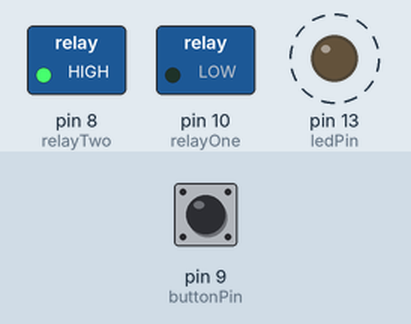
A sketch run on a simulated Arduino Uno, built with avr-gcc and run on an emulated ATmega328P. Parts: switched loads named in the sketch (green lamp = pin HIGH), output pins drawn as LEDs (lit = HIGH). Dashed ring = blinking. The test bench sets the inputs (shaded band); at power-on: pin 9 (buttonPin) HIGH. What the sketch prints to the serial monitor is not drawn.

Above: at 31.4 s.
At 64.1 s:
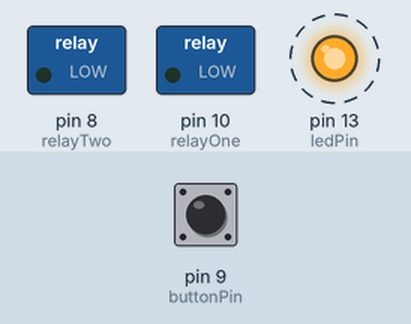
Timing chart, 0 to 64.4 s (numbered marks = the images above):
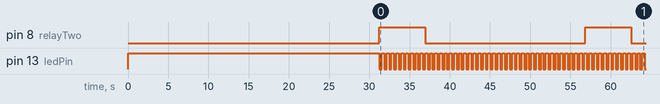

Measured:
- by itself, pin 8 (relayTwo): alternates HIGH for 5.7 s and LOW for 19.9 s
- by itself, pin 13 (ledPin): alternates HIGH for 0.30 s and LOW for 0.30 s

The sketch:

1st_Chicken_Box_iteration.ino
```cpp
const byte  ledPin = 13, relayOne = 10, relayTwo = 8, pirPin = 12, buttonPin = 9;

bool isMotion = false, update = false, armed = false, distanceRead = false;   //Come back and change "is motion" to true and see if that changes anything

uint8_t eventCount = 0, relayOneState = LOW, relayTwoState = LOW, ledState = HIGH, blinkCount = 0;

uint16_t distance;

uint32_t prevTime = 0;

int trigPin = 7;      //defines the trigger pin from Ultrasonic Sensor
int echoPin = 6;      //defines the echo pin from Ultrasonic Sensor

// #define MINUTE 200      //200 x DUTY = 20,000 or 20 seconds
#define DUTY 100
#define SIXSEC 60       //60 x DUTY = 6000 (Six Seconds)
#define THREE 3         //For LED blink @ 3 x DUTY or 300mS rate

int calibrationTime = 30;


void setup() {
  //Setup pins other than the Ultrasonic Sensor
  pinMode(ledPin, OUTPUT);                //Sets LED as output
  pinMode(relayOne, OUTPUT);              //sets relay one (Soundboard) as output
  pinMode(relayTwo, OUTPUT);              //sets relay two (Pneumatics) as output
  pinMode(buttonPin, INPUT_PULLUP);       // Uses onboard pullup resistor as button input
  digitalWrite(relayOne, relayOneState);  //writes relayOne to "LOW" as stated in the init.
  digitalWrite(relayTwo, relayTwoState);  //writes relayTwo to "LOW" as stated in the init.
  digitalWrite(ledPin, ledState);         //writes LED to "LOW" as stated in the init.

  pinMode(pirPin, INPUT);                 //sets Motion Sensor as input

  Serial.begin (9600);


  Serial.print("calibrating sensor "); //give the sensor some time to calibrate
  for (int i = 0; i < calibrationTime; i++) { //will count to 30 seconds before sensor is active
    Serial.print(".");
    delay(1000);
  }
  Serial.println(" done");
  Serial.println("SENSOR ACTIVE");
  delay(50);
//Start Calibration of Ultrasonic Sensor
pinMode (trigPin, OUTPUT);               //Sets TRIGGER pin as output
pinMode (echoPin, INPUT);                //Sets ECHO pin as input
delay (1000);
}
//command for ititial ultrasonic sensor reading
uint32_t duration(uint8_t triggerPin, uint8_t echoPin) {
  digitalWrite(triggerPin, LOW);
  delayMicroseconds(2);
  digitalWrite(triggerPin, HIGH);
  delayMicroseconds(20);
  digitalWrite(triggerPin, LOW);
  return pulseIn(echoPin, HIGH);
  Serial.println("Distance Calibrated");
  delay (1000);
  Serial.println("System is armed");
}

void loop() {

  if (armed) {
    isMotion = digitalRead(pirPin);
    if (isMotion) {
      distanceRead = true;
    }
  }
  if (millis() - prevTime >= DUTY) {
    prevTime = millis();
    if (distanceRead) {   //Distance is in "mm" and it's rounded up/down to nearest "mm"
         distance = ((float)((0.01723 * duration(trigPin, echoPin)) * 10) + 0.5); //Take a single distance read to see if object is 2000mm() or closer

      if (distance <= 2000) {   // if distance is less than or = to 2000 ()
        armed = false;        //Disarm sensors and enable events
        eventCount = 0;       //Zero event timer counter
        blinkCount = 0;       //Zero blink timer counter
        relayOneState = HIGH;     //Relay 1 on            // This might be the issue*****
        update = true;        //Update Outputs
      }
      distanceRead = false;         //Cancel UltraSonic read after each sample
    }

    if (!armed) {                     //If NOT ARMED (Activated) ...Events enabled, Sensors disabled
      eventCount++;                   //Plus 1 each duty cycle
      blinkCount++;
      if (blinkCount >= THREE) {  //Blink LED every 300mS
        digitalWrite(ledPin, (ledState = !ledState)); //
        blinkCount = 0;
        if (digitalRead(buttonPin) == LOW) {
          armed = true;                       // IF Button is pressed, armed = true (this will be how we reset it)
        }
      }
      if (armed == true) { // If armed = true, Arm both sensors and turn LED ON solid
        digitalWrite(ledPin, HIGH);
      }
      else if (eventCount == SIXSEC) { //6000mS Buzzer and 2 x relays are turned off
        relayTwoState = LOW;
        relayOneState = LOW;
        update = true;
      } else if (eventCount == THREE) {  //300mS delay for On state of relayTwo
        relayTwoState = HIGH;    //here
        update = true;
      }
    }

    if (update) {                     //So we only write to the ouputs when needed
      digitalWrite(relayOne, relayOneState);
      digitalWrite(relayTwo, relayTwoState);
      update = false;
    }
  }
}


// Sub-routines:

//
//void systemArmed (){
//  if (armed) {
//    isMotion = digitalRead(pirPin);
//    if (isMotion) {
//      distanceRead = true;
//    }
//  }
//  if (millis() - prevTime >= DUTY) {
//    prevTime = millis();
//    if (distanceRead) {   //Distance is in "mm" and it's rounded up/down to nearest "mm"
//         distance = ((float)((0.01723 * duration(trigPin, echoPin)) * 10) + 0.5); //Take a single distance read to see if object is 2000mm() or closer
//
//      if (distance <= 2000) {   // if distance is less than or = to 2000 ()
//        armed = false;        //Disarm sensors and enable events
//        eventCount = 0;       //Zero event timer counter
//        blinkCount = 0;       //Zero blink timer counter
//        relayOneState = HIGH;     //Relay 1 on            // This might be the issue*****
//        update = true;        //Update Outputs
//      }
//      distanceRead = false;         //Cancel UltraSonic read after each sample
//    }
//  }

//void systemDisarmed () {
//    if (!armed) {                     //If NOT ARMED (Activated) ...Events enabled, Sensors disabled
//      eventCount++;                   //Plus 1 each duty cycle
//      blinkCount++;
//      if (blinkCount >= THREE) {  //Blink LED every 300mS
//        digitalWrite(ledPin, (ledState = !ledState)); //
//        blinkCount = 0;
//        if (digitalRead(buttonPin) == LOW) {
//          armed = true;                       // IF Button is pressed, armed = true (this will be how we reset it)
//        }
//      }
//      if (armed == true) { // If armed = true, Arm both sensors and turn LED ON solid
//        digitalWrite(ledPin, HIGH);
//      }
//      else if (eventCount == SIXSEC) { //6000mS Buzzer and 2 x relays are turned off
//        relayTwoState = LOW;
//        relayOneState = LOW;
//        update = true;
//      } else if (eventCount == THREE) {  //300mS delay for On state of relayTwo
//        relayTwoState = HIGH;
//        update = true;
//      }
//    }
//}
```
